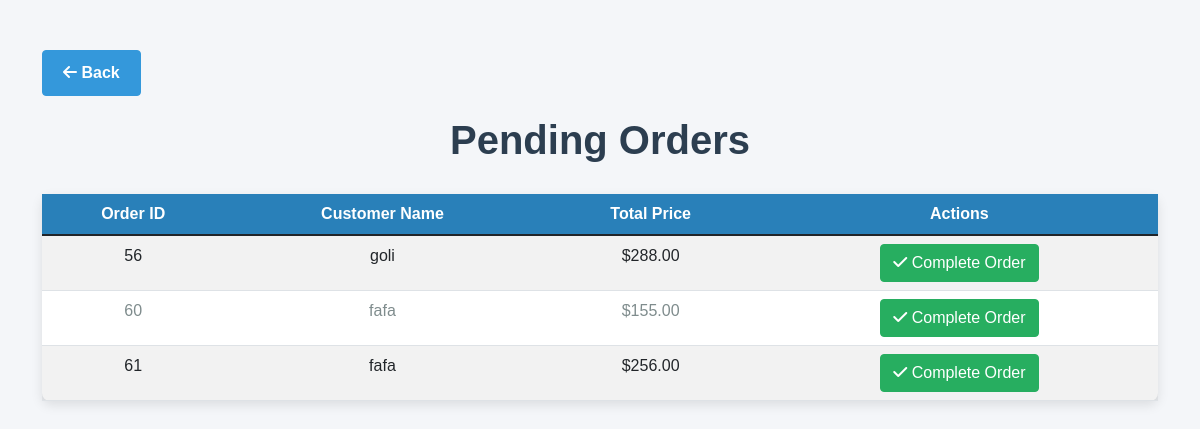
The app's page /orders/pending/ (signed in), older data.
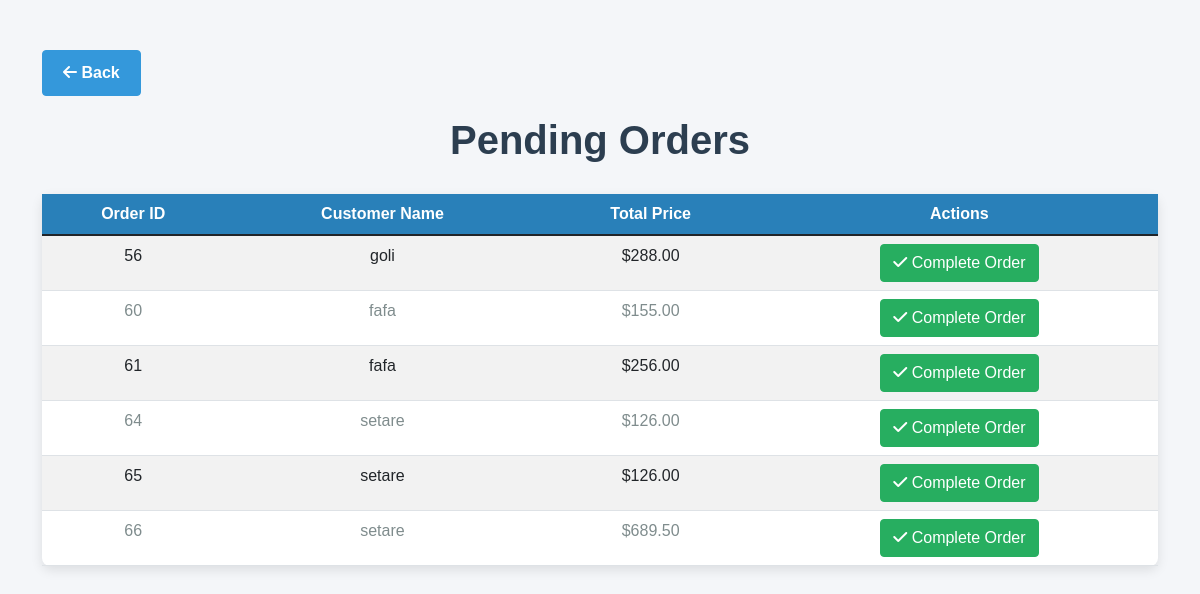
The same page, newer data.
### main/models.py (models this page shows, shortened)
class Order(models.Model):
    STATUS_CHOICES = [
        ('pending', 'Pending'),
        ('completed', 'Completed'),
        ('cancelled', 'Cancelled'),
    ]
    customer = models.ForeignKey(settings.AUTH_USER_MODEL, on_delete=models.CASCADE)
    address = models.TextField()
    order_date = models.DateTimeField(auto_now_add=True)
    status = models.CharField(max_length=20, choices=STATUS_CHOICES, default='pending')
    total_price = models.DecimalField(max_digits=10, decimal_places=2, default=0.00)
    discount_amount = models.DecimalField(max_digits=10, decimal_places=2, default=0.00)
    discount_code = models.CharField(max_length=50, blank=True, null=True)

class User(AbstractUser):
    MANAGER = 'manager'
    EMPLOYEE = 'employee'
    CUSTOMER = 'customer'
    ROLE_CHOICES = [
        (MANAGER, 'Manager'),
        (EMPLOYEE, 'Employee'),
        (CUSTOMER, 'Customer'),
    ]
    role = models.CharField(max_length=10, choices=ROLE_CHOICES, default=CUSTOMER)

### main/views.py (the view)
# urls.py: path('orders/pending/', OrderPendingListView.as_view(), name='order_pending_list'),
class OrderPendingListView(LoginRequiredMixin, EmployeeRequiredMixin, ListView):
    model = Order
    template_name = 'order_pending_list.html'
    context_object_name = 'orders'
    def get_queryset(self):
        return Order.objects.filter(status='pending')

### main/views.py (called while the page is built)
    def test_func(self):
        return self.request.user.groups.filter(name='Employee').exists()

### main/templates/order_pending_list.html (shortened to what this page needs)
<!DOCTYPE html>
<html lang="en">
<head>
    <link href="https://cdn.jsdelivr.net/npm/bootstrap@5.1.3/dist/css/bootstrap.min.css" rel="stylesheet">
    <link rel="stylesheet" href="https://cdnjs.cloudflare.com/ajax/libs/font-awesome/6.0.0/css/all.min.css">
</head>
<body>
    <div class="container">
        <a href="{% url 'employee_dashboard' %}" class="btn btn-back">
            <i class="fas fa-arrow-left"></i> Back
        </a>
        <h2>Pending Orders</h2>
        <table class="table table-striped">
            <thead>
                <tr>
                    <th>Order ID</th>
                    <th>Customer Name</th>
                    <th>Total Price</th>
                    <th>Actions</th>
                </tr>
            </thead>
            <tbody>
                {% for order in orders %}
                <tr>
                    <td>{{ order.id }}</td>
                    <td>{{ order.customer.username }}</td>
                    <td>${{ order.total_price }}</td>
                    <td>
                        <form method="POST" action="{% url 'order_complete' order.id %}">
                            <button type="submit" class="btn btn-success">
                                <i class="fas fa-check"></i> Complete Order
                            </button>
                        </form>
                    </td>
                </tr>
                {% endfor %}
            </tbody>
        </table>
    </div>
</body>
</html>

Row changes from the older to the newer data that the page shows:
added Order: id "64", customer.username "setare", total_price "126.00"
added Order: id "65", customer.username "setare", total_price "126.00"
added Order: id "66", customer.username "setare", total_price "689.50"
